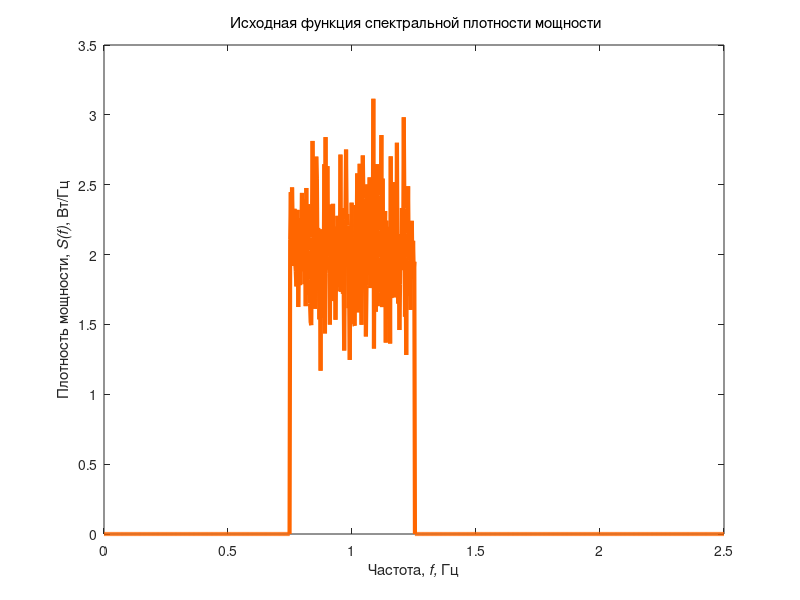
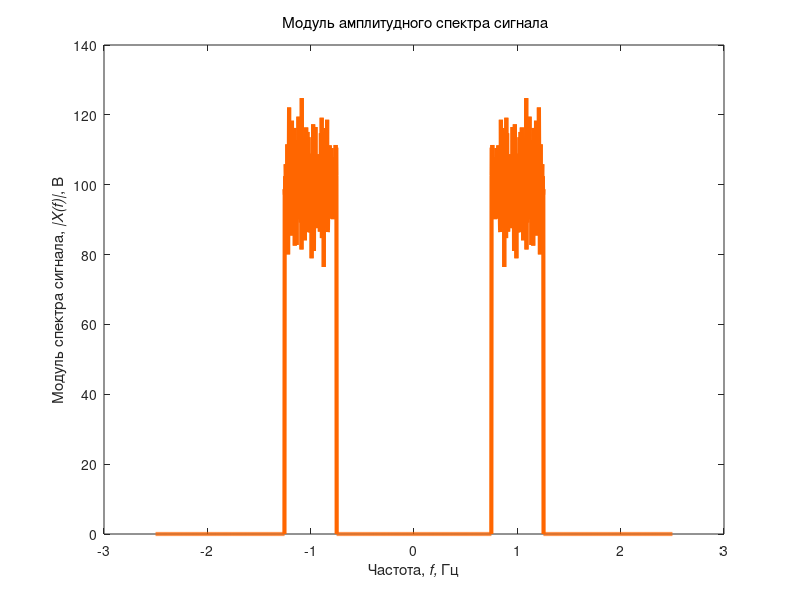
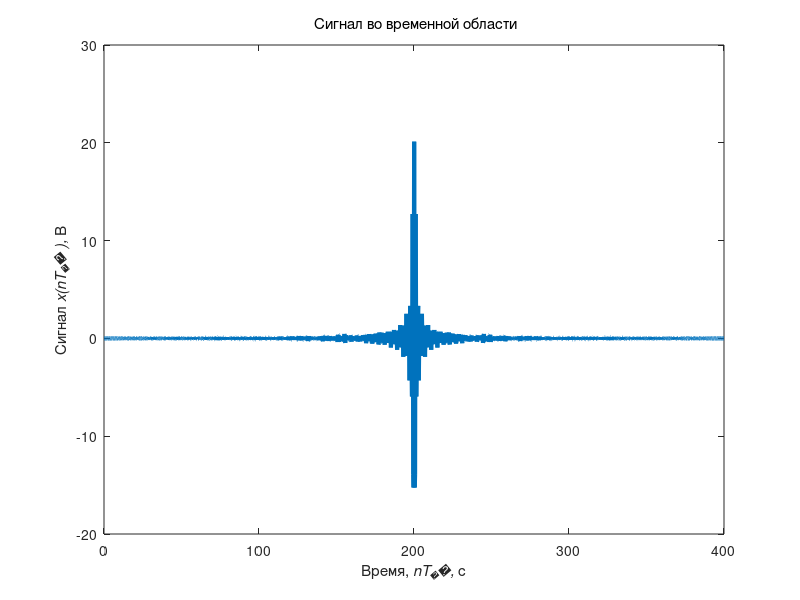
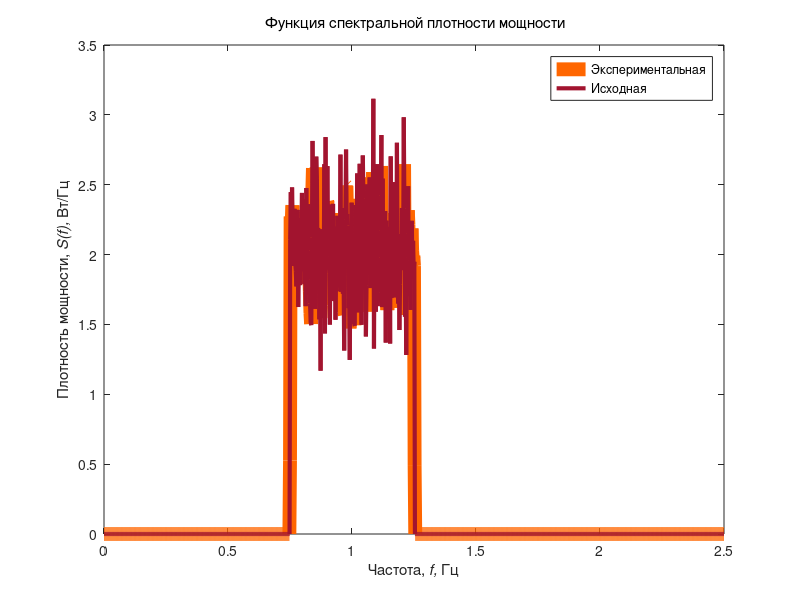

Here is the MATLAB script that generated these plots, in order:
pkg load statistics
pkg load signal
% Моделирование фазоманипулированных сигналов
clear all; % Очистка памяти
close all; % Закрытие всех окон с графиками
clc; % Очистка окна команд и сообщений
fontSize=10; % Размер шрифта графиков
fontType=''; % Тип шрифта графиков
% Цвет графиков
tColor=[0,0.447,0.741]; % Временная область
tColorLight=[0.3 0.7 0.9]; % Временная область
Color0=[1 0 0]; % Эталонные сигналы
fColor=[1 0.4 0]; % Частотная область
eColor=[0.85 0.325 0.098]; % Погрешности
eColorLight=[0.9 0.9 0.4]; % Погрешности
eColorDark=[0.635 0.078 0.184]; % Погрешности
S0=2; % Уровень ФСПМ, Вт/Гц
S_mu=0; % Математическое ожидание ФСПМ
S_sigma=0.2*S0; % Среднеквадратичное отклонение ФСПМ
snrS=-20; % Уровень SNR, дБ
fd=5; % Частота дискретизации, Гц
N=1000; % Количество точек ФСПМ
fmin=5*0.15; % Частота среза ФСПМ, Гц
fmax=5*0.25; % Частота среза ФСПМ, Гц
Nmin=round(2*(N-1)*fmin/fd+1); % Номера отсчетов ...
Nmax=round(2*(N-1)*fmax/fd+1); % ... частот среза ФСПМ
% Моделирование исходной ФСПМ
% Формирование ФСПМ
f=linspace(0,fd/2,N); % Область определения ФСПМ
S_prob = normrnd(S_mu,S_sigma, Nmax-Nmin+1)(:)'(1:1:Nmax-
Nmin+1);%makedist('Normal',S_mu,S_sigma); % Распределение вероятности
%rS=random(S_prob,Nmax-Nmin+1,1); % Случайная составляющая
rS = S_prob;
sFSPM(1:Nmin-1)=0; % Минимальный уровень
sFSPM(Nmin:Nmax)=S0+rS; % Максимальный уровень
sFSPM(Nmax+1:N)=0; % Минимальный уровень
% Формирование графика
figure; plot(f,sFSPM,'Color',fColor,'LineWidth',3);
set(get(gcf,'CurrentAxes'),'FontSize',10); % Изменение шрифта
title({'\rm Исходная функция спектральной плотности мощности'}); % Заголовок
xlabel('Частота,\it f,\rm Гц'); % Надпись оси абсцисс
ylabel('Плотность мощности,\it S(f)\rm, Вт/Гц'); % Надпись оси ординат
% Формирование амплитудного спектра сигнала
NN=2*N; % Количество точек в спектре
sf=[-fliplr(f(1:end)) f]; % Область определения
sX2=[fliplr(sFSPM(1:end))/2 sFSPM(1:end)/2]; % Формирование значений
sX=sqrt(NN*fd*sX2);
% Формирование графика
figure; plot(sf,sX,'Color',fColor,'LineWidth',3);
set(get(gcf,'CurrentAxes'),'FontSize',10); % Изменение шрифта
title({'\rm Модуль амплитудного спектра сигнала'});
xlabel('Частота,\it f,\rm Гц'); % Надпись оси абсцисс
ylabel('Модуль спектра сигнала,\it |X(f)|\rm, В'); % Надпись оси ординат
% Формирование сигнала во временной области по ФСПМ
td=1/fd; % Период дискретизации
dt=NN*td; % Длина временного интервала
t=linspace(0,dt,NN); % Область определения сигнала
x=ifft(fftshift(sX)); % Обратное преобразование Фурье
% Формирование графика
figure; plot(t,real(ifftshift(x)),'Color',tColor,'LineWidth',3);
set(get(gcf,'CurrentAxes'),'FontSize',10); % Изменение шрифта
title({'\rm Сигнал во временной области'}); % Заголовок
xlabel('Время,\it nT_д,\rm с'); % Задаем надпись оси абсцисс
ylabel('Сигнал\it x(nT_д ),\rm В'); % Задаем надпись оси ординат
[pf,ff]=periodogram(real(x),rectwin(length(x)),...
length(x),fd,'psd'); % Формирование значений
% Формирование графика
figure; plot(ff,pf,'Color',fColor,'LineWidth',10);
set(get(gcf,'CurrentAxes'),'FontSize',10); % Изменение шрифта
title({'\rm Функция спектральной плотности мощности'}); % Заголовок
xlabel('Частота,\it f,\rm Гц'); % Надпись оси абсцисс
ylabel('Плотность мощности,\it S(f),\rm Вт/Гц'); % Надпись оси ординат
hold on; plot(f,sFSPM,'Color',eColorDark,'LineWidth',3);
legend('Экспериментальная','Исходная');
% Моделирование исходной АКФ
% Формирование АКФ
dt=200; % Длительность сигнала
N=1001; % Количество отсчетов сигнала
td=dt/(N-1); % Период дискретизации
NN=2*N-1; % Количество точек АКФ
t=linspace(-dt,dt,NN); % Область определения
sACF0=exp(-t(1:NN-N+1));
sACF0=sACF0/max(sACF0);
sACF=[sACF0(1:end) fliplr(sACF0(2:end))]; % Формирование значений
% Формирование графика

figure; plot(t,sACF,'Color',tColor,'LineWidth',3);
set(get(gcf,'CurrentAxes'),'FontSize',10); % Изменение шрифта
title({'\rm Автокорреляционная функция'});
xlabel('Время,\it nT_д,\rm с'); % Надпись оси абсцисс
ylabel('Автокорреляционная функция,\it R_x(nT_д)'); % Надпись оси ординат
% Формирование функции спектральной плотности
fd=1/td; % Частота дискретизации
f=linspace(-fd/2,fd/2,N); % Область определения
aFSPM0=fft(sACF); % Формирование значений
aFSPM=decimate(aFSPM0,2);
% Формирование графика
figure;
plot(f,abs(fftshift(aFSPM)),'Color',fColor,'LineWidth',3);
set(get(gcf,'CurrentAxes'),'FontSize',10); % Изменение шрифта
title({'\rm Функция спектральной плотности мощности'});
xlabel('Частота,\it f,\rm Гц'); % Надпись оси абсцисс
ylabel('Плотность мощности,\it S(f)\rm, Вт/Гц'); % Надпись оси ординат
% Формирование функции спектральной плотности
sX=sqrt(aFSPM); % Формирование значений
% Формирование графика
figure; plot(f,abs(fftshift(sX)),'Color',fColor,'LineWidth',3);
set(get(gcf,'CurrentAxes'),'FontSize',10); % Изменение шрифта
title({'\rm Модуль амплитудного спектра сигнала'});
xlabel('Частота,\it f,\rm Гц'); % Надпись оси абсцисс
ylabel('Модуль спектра сигнала,\it |X(f)|\rm, В'); % Надпись оси ординат
% Моделирование сигнала во временной области по ФСПМ
x=real(ifft(sX)); % Обратное преобразование Фурье
x=ifftshift(x); % Смещение сигнала
% Формирование графика
figure; plot(t(NN-N+1:NN),x,'Color',tColor,'LineWidth',3);
set(get(gcf,'CurrentAxes'),'FontSize',10); % Изменение шрифта
title({'\rm Сигнал во временной области'}); % Заголовок
xlabel('Время,\it nT_д,\rm с'); % Задаем надпись оси абсцисс
ylabel('Сигнал\it x(nT_д ),\rm В'); % Задаем надпись оси ординат
% Расчет АКФ
xACF=xcorr(x,x); % Формирование значений
% Формирование графика
figure; plot(t,xACF,'Color',tColor,'LineWidth',10);
set(get(gcf,'CurrentAxes'),'FontSize',10); % Изменение шрифта
title({'\rm Автокорреляционная функция'}); % Заголовок
xlabel('Время,\it nT_д,\rm с'); % Задаем надпись оси абсцисс
ylabel('Автокорреляционная функция,\it R_x(nT_д )'); % Надпись оси ординат
hold on; plot(t,ifftshift(sACF),'Color',Color0,'LineWidth',3);
legend('Экспериментальная','Исходная');

